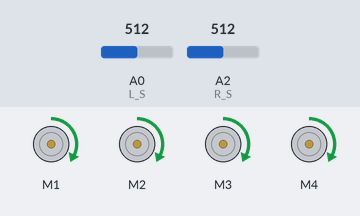
Bench run of a sketch on a simulated Arduino Uno, built with avr-gcc and run on an emulated ATmega328P. Shown: 4 × DC motor (green arrow = forward, orange = backward, longer = faster). Inputs (shaded band) come from the test bench; at power-on: A0 (L_S) = 512, A2 (R_S) = 512.

Above: at 2.2 s.
2.3 s: A0 (L_S) set to 683
3.8 s: A0 (L_S) set to 716
At 4.9 s:
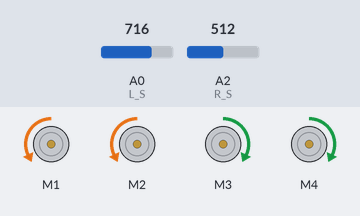
5.3 s: A0 (L_S) set to 690
At 6.0 s:
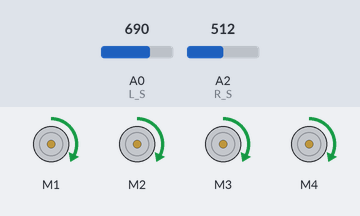
6.8 s: A2 (R_S) set to 687
8.3 s: A2 (R_S) set to 706
At 9.5 s:
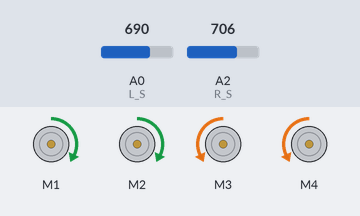
11.3 s: A2 (R_S) set to 690
At 11.8 s:
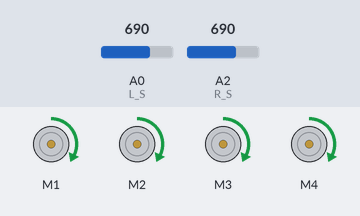
Timing chart, 0 to 13.8 s (numbered marks = the images above; inputs shaded):
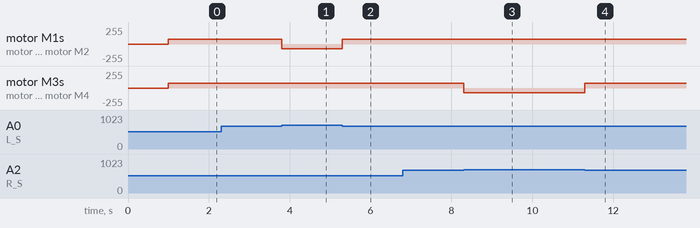

The sketch:

ohm.ino
```cpp
#include <AFMotor.h>

#define R_S A2  // IR sensor right
#define L_S A0  // IR sensor left

AF_DCMotor m1(1);  // Define motor 1 as LEFT FORWARD MOTOR
AF_DCMotor m2(2);  // Define motor 2 as LEFT BACK MOTOR
AF_DCMotor m3(3);  // Define motor 3 as RIGHT BACK MOTOR
AF_DCMotor m4(4);  // Define motor 4 as RIGHT FORWARD MOTOR

// Define speed variables
int forwardSpeed = 70; // Adjust the value to set the forward speed
int turnSpeed = 250;    // Adjust the value to set the turn speed
int threshold = 700;   // IR sensor threshold

void setup() {
  // Set initial speed of the motor & stop
  m1.setSpeed(forwardSpeed);
  m1.run(RELEASE);
  m2.setSpeed(forwardSpeed);
  m2.run(RELEASE);
  m3.setSpeed(forwardSpeed);
  m3.run(RELEASE);
  m4.setSpeed(forwardSpeed);
  m4.run(RELEASE);

  pinMode(R_S, INPUT);
  pinMode(L_S, INPUT);

  delay(1000);
}

void loop() {
  if ((analogRead(R_S) < threshold) && (analogRead(L_S) < threshold)) {
    forward();
  }  // If both sensors detect below the threshold, move forward

  if ((analogRead(R_S) >= threshold) && (analogRead(L_S) < threshold)) {
    turnRight();
  }  // If right sensor detects above the threshold and left sensor detects below, turn right

  if ((analogRead(R_S) < threshold) && (analogRead(L_S) >= threshold)) {
    turnLeft();
  }  // If right sensor detects below the threshold and left sensor detects above, turn left

  if ((analogRead(R_S) >= threshold) && (analogRead(L_S) >= threshold)) {
    stopMotors();
  }  // If both sensors detect above the threshold, stop
}

void forward() {
  m1.run(FORWARD);
  m2.run(FORWARD);
  m3.run(FORWARD);
  m4.run(FORWARD);
}

void turnRight() {
  m1.setSpeed(turnSpeed);
  m2.setSpeed(turnSpeed ); // Reduce speed for left wheels
  m3.setSpeed(turnSpeed);
  m4.setSpeed(turnSpeed); // Reduce speed for left wheels

  m1.run(FORWARD);
  m2.run(FORWARD);
  m3.run(BACKWARD);
  m4.run(BACKWARD);

  m1.setSpeed(forwardSpeed);
  m2.setSpeed(forwardSpeed);
  m3.setSpeed(forwardSpeed);
  m4.setSpeed(forwardSpeed);
}

void turnLeft() {
  m1.setSpeed(turnSpeed); // Reduce speed for right wheels
  m2.setSpeed(turnSpeed);
  m3.setSpeed(turnSpeed); // Reduce speed for right wheels
  m4.setSpeed(turnSpeed);

  m1.run(BACKWARD);
  m2.run(BACKWARD);
  m3.run(FORWARD);
  m4.run(FORWARD);

  m1.setSpeed(forwardSpeed);
  m2.setSpeed(forwardSpeed);
  m3.setSpeed(forwardSpeed);
  m4.setSpeed(forwardSpeed);
}

void stopMotors() {
  m1.run(RELEASE);
  m2.run(RELEASE);
  m3.run(RELEASE);
  m4.run(RELEASE);
}
```

Measured:
- the behaviour switches between 699 and 700 on A0 (L_S) (found by bisection; images 0 and 1)
- the behaviour switches between 699 and 700 on A2 (R_S) (found by bisection; images 2 and 3)
- after the input at 2.3 s, every drawn part: stays the same
- after the input at 3.8 s, motor M1, motor M2: forward 70/255 → backward 70/255 at once
- after the input at 5.3 s, motor M1, motor M2: backward 70/255 → forward 70/255 at once
- after the input at 6.8 s, every drawn part: stays the same
- after the input at 8.3 s, motor M3, motor M4: forward 70/255 → backward 70/255 at once
- after the input at 11.3 s, motor M3, motor M4: backward 70/255 → forward 70/255 at once
